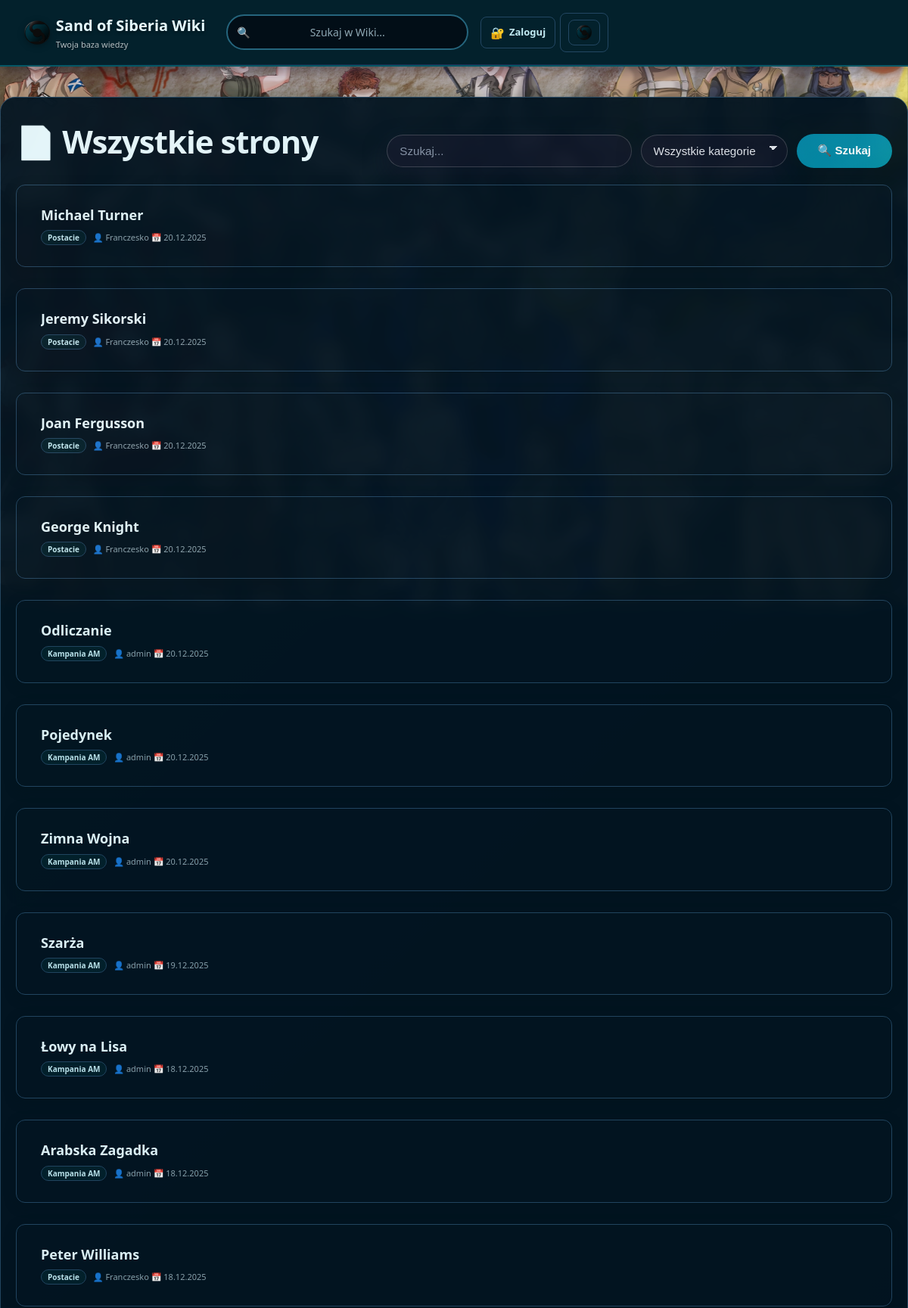
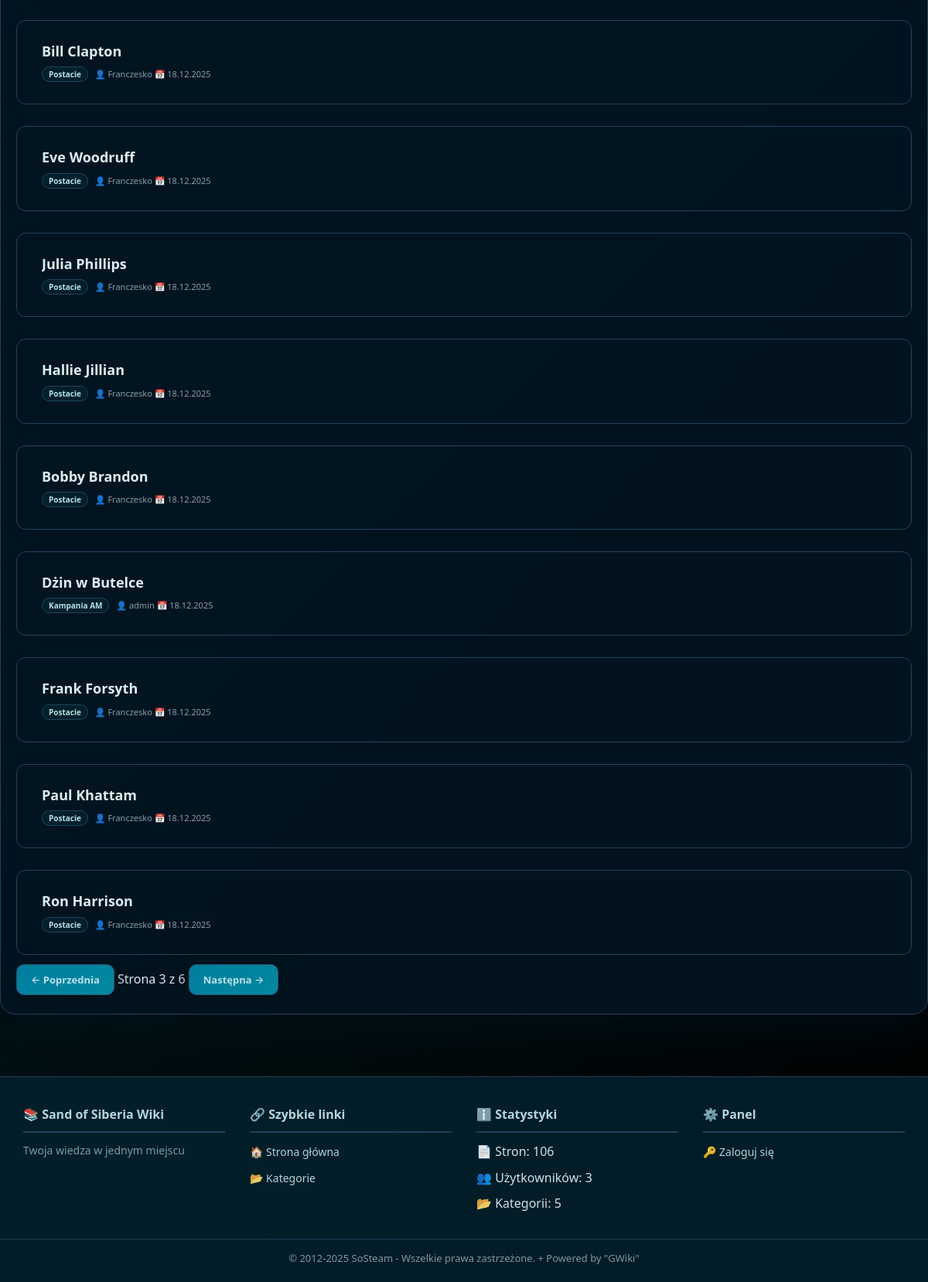
Page /pages?page=3 on the committed database (2 pictures, top to bottom).
### tables this page shows
CREATE TABLE `pages` (
  `page_id` int(11) NOT NULL,
  `slug` varchar(255) NOT NULL,
  `title` varchar(255) NOT NULL,
  `current_revision_id` int(11) DEFAULT NULL,
  `created_by` int(11) DEFAULT NULL,
  `created_at` timestamp NOT NULL DEFAULT current_timestamp(),
  `updated_at` timestamp NOT NULL DEFAULT current_timestamp() ON UPDATE current_timestamp(),
  `views` int(11) DEFAULT 0
);

CREATE TABLE `users` (
  `user_id` int(11) NOT NULL,
  `username` varchar(50) NOT NULL,
  `password_hash` varchar(255) NOT NULL,
  `email` varchar(100) NOT NULL,
  `role` enum('admin','editor','viewer') DEFAULT 'viewer',
  `is_banned` tinyint(1) NOT NULL DEFAULT 0,
  `created_at` timestamp NOT NULL DEFAULT current_timestamp()
);

### views/pages-list.php (the view, shortened to what this page needs)
<div class="pages-list-page">
    <header class="page-header">
        <h1>📄 Wszystkie strony</h1>
        <form method="GET" class="pages-filter">
            <input
                type="text"
                name="search"
                placeholder="Szukaj..."
                value="<?= htmlspecialchars($search ?? '') ?>"
            >
            <select name="category">
                <option value="">Wszystkie kategorie</option>
            </select>
            <button type="submit" class="btn btn-primary">🔍 Szukaj</button>
        </form>
    </header>
    <?php if (empty($pages)): ?>
        <p class="info">Nie znaleziono żadnych stron.</p>
    <?php else: ?>
        <ul class="page-list">
            <?php foreach ($pages as $page): ?>
                <li class="page-list-item">
                    <a
                        href="/page/<?= htmlspecialchars($page['slug']) ?>"
                        class="page-list-item-link"
                    >
                        <h3 class="page-list-item-title">
                            <?= htmlspecialchars($page['title']) ?>
                        </h3>
                        <div class="page-list-item-meta">
                            <?php if (!empty($page['category_name'])): ?>
                                <span class="page-category-pill">
                                    <?= htmlspecialchars($page['category_name']) ?>
                                </span>
                            <?php endif; ?>
                            <span class="page-list-author">
                                👤 <?= htmlspecialchars($page['author'] ?? 'Nieznany') ?>
                            </span>
                            <?php if (!empty($page['updated_at'])): ?>
                                <span class="page-list-date">
                                    📅 <?= date('d.m.Y', strtotime($page['updated_at'])) ?>
                                </span>
                            <?php endif; ?>
                        </div>
                    </a>
                </li>
            <?php endforeach; ?>
        </ul>
        <?php if (!empty($totalPagesCount) && $totalPagesCount > 1): ?>
            <?php
                $baseQuery = $_GET;
                unset($baseQuery['page']);
                $baseQueryString = http_build_query($baseQuery);
                $baseUrl = $baseQueryString ? ('?' . $baseQueryString . '&') : '?';
            ?>
            <div class="pagination">
                <?php if ($currentPage > 1): ?>
                    <a
                        href="<?= $baseUrl . 'page=' . ($currentPage - 1) ?>"
                        class="btn btn-outline"
                    >
                        ← Poprzednia
                    </a>
                <?php endif; ?>
                <span class="pagination-info">
                    Strona <?= (int)$currentPage ?> z <?= (int)$totalPagesCount ?>
                </span>
                <?php if ($currentPage < $totalPagesCount): ?>
                    <a
                        href="<?= $baseUrl . 'page=' . ($currentPage + 1) ?>"
                        class="btn btn-outline"
                    >
                        Następna →
                    </a>
                <?php endif; ?>
            </div>
        <?php endif; ?>
    <?php endif; ?>
</div>

### public/css/base.css (style rules this page uses)
* { margin: 0; padding: 0; box-sizing: border-box; }
body { font-family: 'Russo One', 'Segoe UI', 'Helvetica Neue', sans-serif; background-color: var(--bg-page); background: var(--bg-page); color: var(--text-primary); line-height: 1.7; position: relative; }
body::before { content: ''; position: fixed; top: 0; left: 0; right: 0; bottom: 0; pointer-events: none; z-index: 0; }
h1, h2, h3 { background: var(--text-primary); -webkit-background-clip: text; -webkit-text-fill-color: transparent; background-clip: text; margin-bottom: 25px; font-weight: 800; }
h1 { font-size: 42px; letter-spacing: -1px; }
h3 { font-size: 24px; }
a { color: var(--accent-secondary); text-decoration: none; transition: all 0.3s; }
a, .nav-link { color: var(--link-color, var(--accent-secondary, #4990c6)); text-decoration: none; transition: color 0.2s ease; }

### public/css/components.css (style rules this page uses)
.btn { display: inline-block; padding: 12px 28px; background: linear-gradient(135deg, var(--accent-main), var(--accent-strong)); color: #fff; border: none; text-decoration: none; border-radius: 10px; font-weight: 600; transition: transform 0.2s ease, box-shadow 0.2s ease, filter 0.2s ease; box-shadow: var(--shadow-md); position: relative; overflow: hidden; }
.btn::before { content: ''; position: absolute; top: 0; left: -100%; width: 100%; height: 100%; background: linear-gradient( 90deg, transparent, rgba(255, 255, 255, 0.22), transparent ); transition: left 0.4s ease; }
button[type="submit"] { width: 100%; padding: 14px 16px; background: linear-gradient(135deg, var(--accent-main), var(--accent-strong)); color: #fff; border: none; font-size: 15px; font-weight: 700; cursor: pointer; border-radius: 10px; transition: transform 0.2s ease, box-shadow 0.2s ease, filter 0.2s ease; box-shadow: var(--shadow-md); }

### public/css/wiki.css (style rules this page uses)
ul, ol { margin: 20px 0; padding-left: 30px; }
ul li, ol li { color: var(--text-primary); }
ul li::marker { color: var(--accent-primary); }
.page-list { list-style: none; margin: 20px 0; padding: 0; }
.page-list li { background: var(--card-bg); border: 1px solid var(--border-color); border-radius: 12px; padding: 14px 18px; margin-bottom: 10px; color: var(--text-primary); box-shadow: var(--shadow-sm); transition: all 0.2s; }
.page-header { display: flex; justify-content: space-between; align-items: flex-start; gap: 16px; margin-bottom: 20px; }
.page-list { list-style: none; margin: 25px 0 0 0; padding: 0; display: flex; flex-direction: column; gap: 16px; }
.page-list-item-link { display: block; text-decoration: none; color: inherit; }
.page-list-item { background-color: var(--card-bg); border: 1px solid var(--border-subtle); border-radius: 14px; padding: 16px 20px; cursor: pointer; transition: background-color 0.2s ease, border-color 0.2s ease, transform 0.2s ease; }

### public/css/admin.css (style rules this page uses)
.page-list { list-style: none; padding: 0; margin: 0; }
.page-list li { background-color: var(--card-bg); padding: 18px 20px; border-radius: 12px; border: 1px solid var(--border-subtle); margin-bottom: 12px; transition: transform 0.15s ease, box-shadow 0.15s ease, border-color 0.15s ease; }
.page-list h3 { margin: 0 0 8px 0; font-size: 18px; }
.page-header { display: flex; justify-content: space-between; align-items: flex-start; margin-bottom: 22px; gap: 16px; }
.page-header h1 { margin: 0; flex: 1; }

### rows in the picture
pages: title "Michael Turner", category_name "Postacie", created_by.username "Franczesko", updated_at "20.12.2025"
pages: title "Jeremy Sikorski", category_name "Postacie", created_by.username "Franczesko", updated_at "20.12.2025"
pages: title "Joan Fergusson", category_name "Postacie", created_by.username "Franczesko", updated_at "20.12.2025"
pages: title "George Knight", category_name "Postacie", created_by.username "Franczesko", updated_at "20.12.2025"
pages: title "Odliczanie", category_name "Kampania AM", created_by.username "admin", updated_at "20.12.2025"
pages: title "Pojedynek", category_name "Kampania AM", created_by.username "admin", updated_at "20.12.2025"
pages: title "Zimna Wojna", category_name "Kampania AM", created_by.username "admin", updated_at "20.12.2025"
pages: title "Szarża", category_name "Kampania AM", created_by.username "admin", updated_at "19.12.2025"
pages: title "Łowy na Lisa", category_name "Kampania AM", created_by.username "admin", updated_at "18.12.2025"
pages: title "Arabska Zagadka", category_name "Kampania AM", created_by.username "admin", updated_at "18.12.2025"
pages: title "Peter Williams", category_name "Postacie", created_by.username "Franczesko", updated_at "18.12.2025"
pages: title "Bill Clapton", category_name "Postacie", created_by.username "Franczesko", updated_at "18.12.2025"
pages: title "Eve Woodruff", category_name "Postacie", created_by.username "Franczesko", updated_at "18.12.2025"
pages: title "Julia Phillips", category_name "Postacie", created_by.username "Franczesko", updated_at "18.12.2025"
pages: title "Hallie Jillian", category_name "Postacie", created_by.username "Franczesko", updated_at "18.12.2025"
pages: title "Bobby Brandon", category_name "Postacie", created_by.username "Franczesko", updated_at "18.12.2025"
pages: title "Dżin w Butelce", category_name "Kampania AM", created_by.username "admin", updated_at "18.12.2025"
pages: title "Frank Forsyth", category_name "Postacie", created_by.username "Franczesko", updated_at "18.12.2025"
pages: title "Paul Khattam", category_name "Postacie", created_by.username "Franczesko", updated_at "18.12.2025"
pages: title "Ron Harrison", category_name "Postacie", created_by.username "Franczesko", updated_at "18.12.2025"

### other values in the picture
$siteName "Sand of Siberia Wiki"
$siteTagline "Twoja baza wiedzy"
$currentPage "3"
$totalPagesCount "6"
ThemeLoader::get('site_name', 'Wiki Engine') "Sand of Siberia Wiki"
ThemeLoader::get('site_description', 'Twoja wiedza w jednym miejscu') "Twoja wiedza w jednym miejscu"
$stats['total_pages'] "106"
$stats['total_users'] "3"
$stats['total_categories'] "5"
